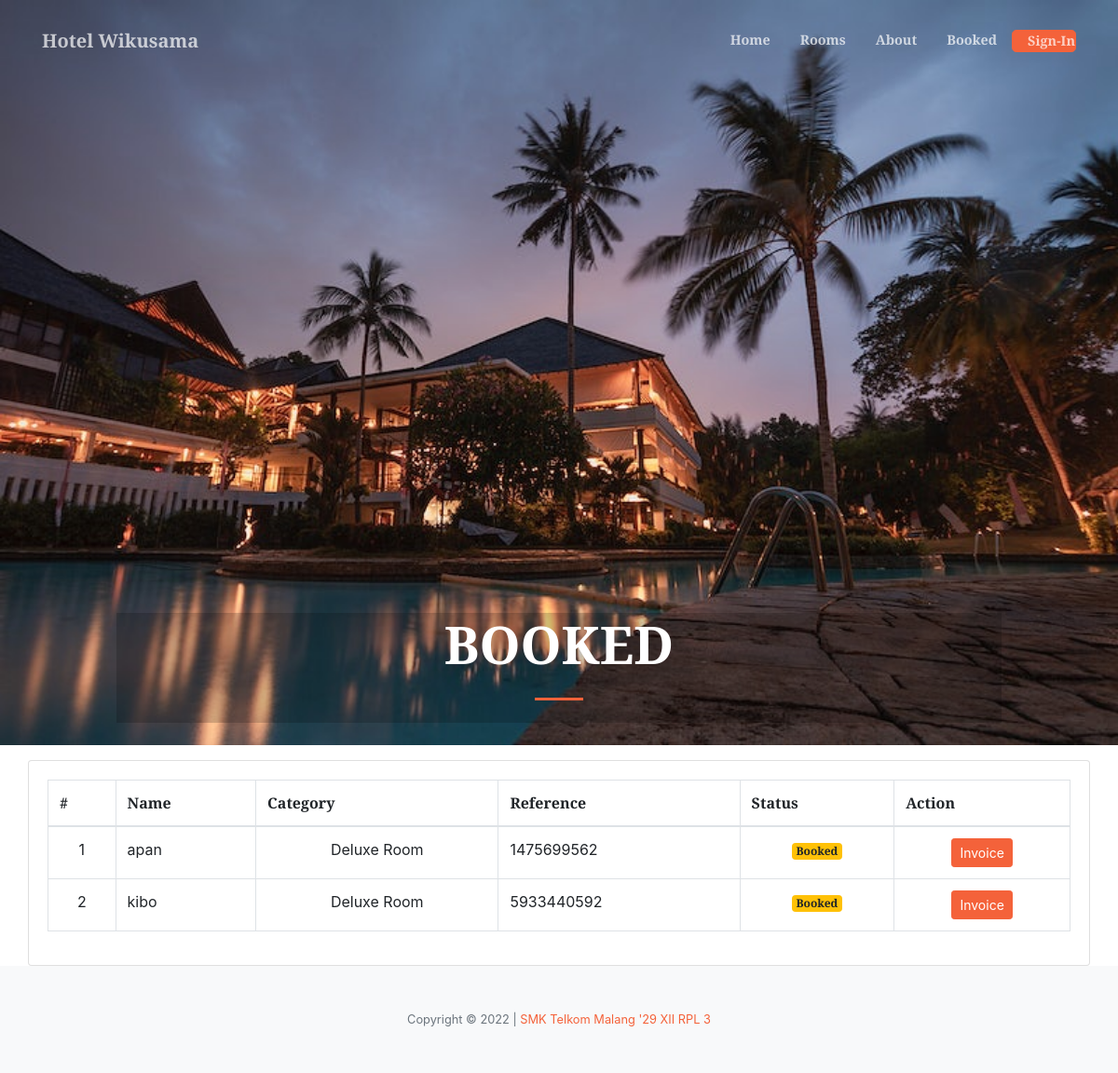
The page /index.php?page=booked on the database its author committed.
### tables this page shows
CREATE TABLE `checked` (
  `id` int(30) NOT NULL,
  `ref_no` varchar(100) NOT NULL,
  `room_id` int(30) NOT NULL,
  `name` text NOT NULL,
  `contact_no` varchar(20) NOT NULL,
  `date_in` datetime NOT NULL,
  `date_out` datetime NOT NULL,
  `booked_cid` int(30) NOT NULL,
  `status` tinyint(1) NOT NULL DEFAULT 0 COMMENT '0 = pending, 1=checked in , 2 = checked out',
  `date_updated` datetime NOT NULL DEFAULT current_timestamp() ON UPDATE current_timestamp()
);

CREATE TABLE `room_categories` (
  `id` int(30) NOT NULL,
  `name` text NOT NULL,
  `price` float NOT NULL,
  `cover_img` text NOT NULL
);

### booked.php (the view, shortened to what this page needs)
<header class="masthead">
            <div class="container h-100">
                <div class="row h-100 align-items-center justify-content-center text-center">
                    <div class="col-lg-10 align-self-end mb-4" style="background: #0000002e;">
                    	 <h1 class="text-uppercase text-white font-weight-bold">Booked</h1>
                        <hr class="divider my-4" />
                    </div>
                </div>
            </div>
        </header>
<?php include('koneksi.php');
$cat = $koneksi->query("SELECT * FROM room_categories");
$cat_arr = array();
while($row = $cat->fetch_assoc()){
	$cat_arr[$row['id']] = $row;
}
?>
<div class="container-fluid">
	<div class="col-lg-12">
		<div class="row mt-3">
			<div class="col-md-12">
				<div class="card">
					<div class="card-body">
						<table class="table table-bordered">
							<thead>
								<th>#</th>
                                <th>Name</th>
								<th>Category</th>
								<th>Reference</th>
								<th>Status</th>
								<th>Action</th>
							</thead>
							<tbody>
								<?php
								$i = 1;
								$checked = $koneksi->query("SELECT * FROM checked where status = 0 order by status desc, id asc");
								while($row=$checked->fetch_assoc()):
								?>
								<tr>
									<td class="text-center"><?php echo $i++ ?></td>
                                    <td class=""><?php echo $row['name'] ?></td>
									<td class="text-center"><?php echo $cat_arr[$row['booked_cid']]['name'] ?></td>
									<td class=""><?php echo $row['ref_no'] ?></td>
									<td class="text-center"><span class="badge badge-warning">Booked</span></td>
									<td class="text-center"><a href="booked_cetak.php?id=<?php echo $row['id']; ?>" target="_blank" class="btn btn-sm btn-primary">Invoice</a></td>
								</tr>
							<?php endwhile; ?>
							</tbody>
						</table>
					</div>
				</div>
			</div>
		</div>
	</div>
</div>

### index.php (shortened to what this page needs)
<!DOCTYPE html>
<html lang="en">
    <?php
    include('header.php');
    ?>
    <body id="page-top">
        <nav class="navbar navbar-expand-lg navbar-light fixed-top py-3" id="mainNav">
            <div class="container">
                <a class="navbar-brand js-scroll-trigger" href="./"><?php echo $_SESSION['setting_hotel_name'] ?></a>
                <div class="collapse navbar-collapse" id="navbarResponsive">
                    <ul class="navbar-nav ml-auto my-2 my-lg-3">
                        <li class="nav-item"><a class="nav-link js-scroll-trigger" href="index.php?page=home">Home</a></li>
                        <li class="nav-item"><a class="nav-link js-scroll-trigger" href="index.php?page=list">Rooms</a></li>
                        <li class="nav-item"><a class="nav-link js-scroll-trigger" href="index.php?page=about">About</a></li>
                        <li class="nav-item"><a class="nav-link js-scroll-trigger" href="index.php?page=booked">Booked</a></li>
                        <li class="nav-item">
                        <li class="nav-item"><a class=" btn btn-primary btn-lg nav-link js-scroll-trigger" href="login.php">Sign-In</a></li>
                    </ul>
                </div>
            </div>
        </nav>
        <?php
        $page = isset($_GET['page']) ?$_GET['page'] : "home";
        include $page.'.php';
        ?>
        <footer class="bg-light py-5">
            <div class="container"><div class="small text-center text-muted">Copyright © 2022 | <a href="https://www.instagram.com/androids.comm/" target="_blank">SMK Telkom Malang '29 XII RPL 3</a></div></div>
        </footer>
    </body>
</html>

### header.php (shortened to what this page needs)
<link href="https://cdnjs.cloudflare.com/ajax/libs/magnific-popup.js/1.1.0/magnific-popup.min.css" rel="stylesheet" />
<link href="admin/assets/vendor/bootstrap-datepicker/css/bootstrap-datepicker.css" rel="stylesheet" />
<link href="css/styles.css" rel="stylesheet" />

### rows shown on the page
checked: name "apan", booked_cid.name "Deluxe Room", ref_no "1475699562"
checked: name "kibo", booked_cid.name "Deluxe Room", ref_no "5933440592"

### other values the page prints
$_SESSION['setting_hotel_name'] "Hotel Wikusama"
